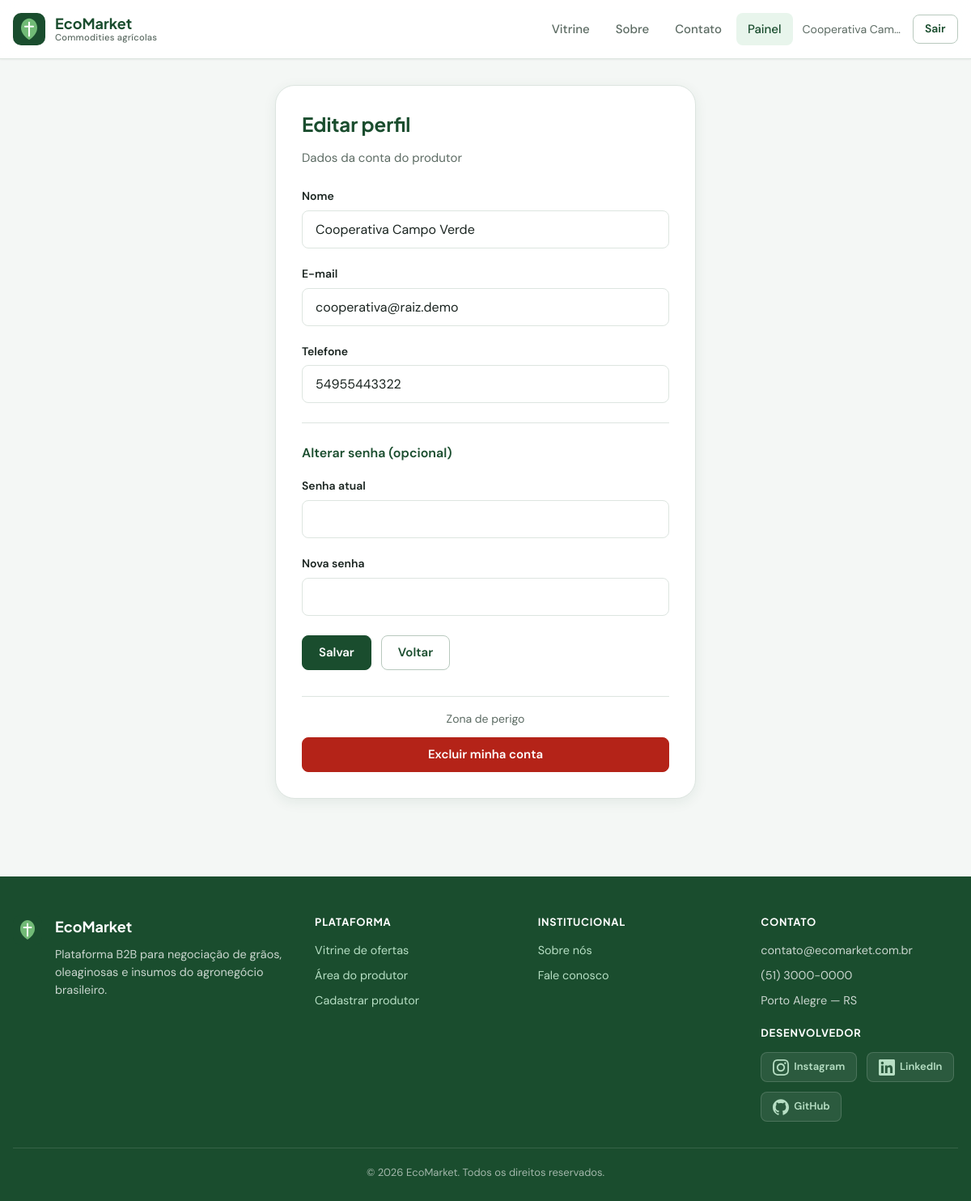
The app's page /alterarUsuario.php (signed in) with its own data.
### tables this page shows
CREATE TABLE IF NOT EXISTS tbusu (
    id INT PRIMARY KEY AUTO_INCREMENT,
    nome VARCHAR(200) NOT NULL,
    email VARCHAR(200) NOT NULL UNIQUE,
    senha VARCHAR(255) NOT NULL,
    telefone VARCHAR(11) NOT NULL
);

### classes/Usuario.php (called while the page is built, shortened)
<?php
class Usuario  {
    private $conn;
    private $table_name = "tbusu";
    public function __construct($db) {
        $this->conn = $db;
    }
    public function buscarPorId($id) {
        $query = "SELECT * FROM " . $this->table_name . " WHERE id = ?";
        $stmt = $this->conn->prepare($query);
        $stmt->execute([$id]);
        return $stmt->fetch();
    }
}

### alterarUsuario.php (the view, shortened to what this page needs)
<?php
require_once './classes/DataBase.php';
require_once './classes/Usuario.php';
$db = DataBase::getConnection();
$usuario = new Usuario($db);
$dadosUsuario = $usuario->buscarPorId($_SESSION['id']);
require_once 'includes/head.php';
require_once 'includes/navbar.php';
?>
<main class="page-wrap">
    <div class="container container--narrow">
        <div class="form-card">
            <h1>Editar perfil</h1>
            <p class="subtitle">Dados da conta do produtor</p>
            <form method="POST" id="form-alterar">
                <div class="form-group">
                    <label for="nome">Nome</label>
                    <input type="text" class="form-control" name="nome" id="nome" value="<?php echo htmlspecialchars($dadosUsuario['nome'] ?? ''); ?>" required>
                </div>
                <div class="form-group">
                    <label for="email">E-mail</label>
                    <input type="email" class="form-control" name="email" id="email" value="<?php echo htmlspecialchars($dadosUsuario['email'] ?? ''); ?>" required>
                </div>
                <div class="form-group">
                    <label for="telefone">Telefone</label>
                    <input type="tel" class="form-control" name="telefone" id="telefone" maxlength="11" value="<?php echo htmlspecialchars($dadosUsuario['telefone'] ?? ''); ?>" required>
                </div>
                <hr style="border:none;border-top:1px solid var(--color-border);margin:1.5rem 0;">
                <p style="font-weight:600;color:var(--color-primary);margin-bottom:1rem;">Alterar senha (opcional)</p>
                <div class="form-group">
                    <label for="senha_atual">Senha atual</label>
                    <input type="password" class="form-control" name="senha_atual" id="senha_atual">
                </div>
                <div class="form-group">
                    <label for="nova_senha">Nova senha</label>
                    <input type="password" class="form-control" name="nova_senha" id="nova_senha">
                </div>
                <div class="form-actions">
                    <button type="submit" class="btn btn--primary">Salvar</button>
                    <a href="dashboard.php" class="btn btn--ghost">Voltar</a>
                </div>
            </form>
            <hr style="border:none;border-top:1px solid var(--color-border);margin:2rem 0 1rem;">
            <p style="font-size:0.875rem;color:var(--color-text-muted);text-align:center;margin-bottom:0.75rem;">Zona de perigo</p>
            <button type="button" class="btn btn--danger btn--block" id="btn-excluir">Excluir minha conta</button>
        </div>
    </div>
</main>
<?php require_once 'includes/footer.php'; ?>

### styles/theme.css (style rules this page uses)
:root { --color-primary: #1a4d2e; --color-primary-hover: #143d24; --color-secondary: #4f9d69; --color-accent: #c9a227; --color-accent-soft: #f5ecd3; --color-bg: #f4f7f5; --color-surface: #ffffff; --color-surface-elevated: #ffffff; --color-border: #dde5e0; --color-border-strong: #b8c9be; --color-text: #1a2420; --color-text-muted: #5c6b63; --color-text-inverse: #ffffff; --color-success: #2e7d4a; --color-success-bg: #e8f5ec; --color-error: #b42318; --color-error-bg: #fef3f2; --color-warning: #92680a; --font-sans: 'DM Sans', system-ui, -apple-system, sans-serif; --font-display: 'Plus Jakarta Sans', var(--font-sans); --radius-sm: 8px; --radius-md: 12px; --radius-lg: 16px; --radius-xl: 24px; --shadow-sm: 0 1px 2px rgba(26, 36, 32, 0.06); --shadow-md: 0 4px 16px rgba(26, 77, 46, 0.08); --shadow-lg: 0 12px 40px rgba(26, 77, 46, 0.12); --header-h: 72px; --container: 1200px; --transition: 0.2s ease; }
*, *::before, *::after { box-sizing: border-box; }
html { scroll-behavior: smooth; }
body { margin: 0; font-family: var(--font-sans); font-size: 1rem; line-height: 1.6; color: var(--color-text); background: var(--color-bg); -webkit-font-smoothing: antialiased; }
a { color: var(--color-primary); text-decoration: none; transition: color var(--transition); }
h1, h2, h3, h4 { font-family: var(--font-display); line-height: 1.25; margin: 0 0 0.5em; color: var(--color-text); }
.page-wrap { min-height: calc(100vh - var(--header-h)); }
.container { width: min(100% - 2rem, var(--container)); margin-inline: auto; padding-block: 2rem; }
.container--narrow { width: min(100% - 2rem, 520px); }
.btn { display: inline-flex; align-items: center; justify-content: center; gap: 0.5rem; padding: 0.625rem 1.25rem; font-family: var(--font-sans); font-size: 0.9375rem; font-weight: 600; line-height: 1.4; border-radius: var(--radius-sm); border: 1px solid transparent; cursor: pointer; transition: all var(--transition); text-decoration: none; }
.btn--primary { background: var(--color-primary); color: var(--color-text-inverse); border-color: var(--color-primary); }
.btn--ghost { background: transparent; color: var(--color-primary); border-color: var(--color-border-strong); }
.btn--danger { background: var(--color-error); color: #fff; border-color: var(--color-error); }
.btn--block { width: 100%; }
.form-group { margin-bottom: 1.25rem; }
.form-group label { display: block; margin-bottom: 0.4rem; font-size: 0.875rem; font-weight: 600; color: var(--color-text); }
.form-control, input[type="text"], input[type="email"], input[type="password"], input[type="tel"], input[type="file"], select, textarea { width: 100%; padding: 0.75rem 1rem; font-family: inherit; font-size: 1rem; color: var(--color-text); background: var(--color-surface); border: 1px solid var(--color-border); border-radius: var(--radius-sm); transition: border-color var(--transition), box-shadow var(--transition); }
.page-form .form-card { background: var(--color-surface); border: 1px solid var(--color-border); border-radius: var(--radius-xl); padding: 2rem; box-shadow: var(--shadow-md); }
.page-form .form-card h1 { font-size: 1.5rem; color: var(--color-primary); margin-bottom: 0.25rem; }
.page-form .form-card .subtitle { color: var(--color-text-muted); margin-bottom: 1.5rem; font-size: 0.9375rem; }
.form-actions { display: flex; gap: 0.75rem; flex-wrap: wrap; margin-top: 1.5rem; }

### records on screen
tbusu: nome "Cooperativa Campo Verde", email "cooperativa@raiz.demo", telefone "54955443322"

### other values on screen
$userName "Cooperativa Cam…"
